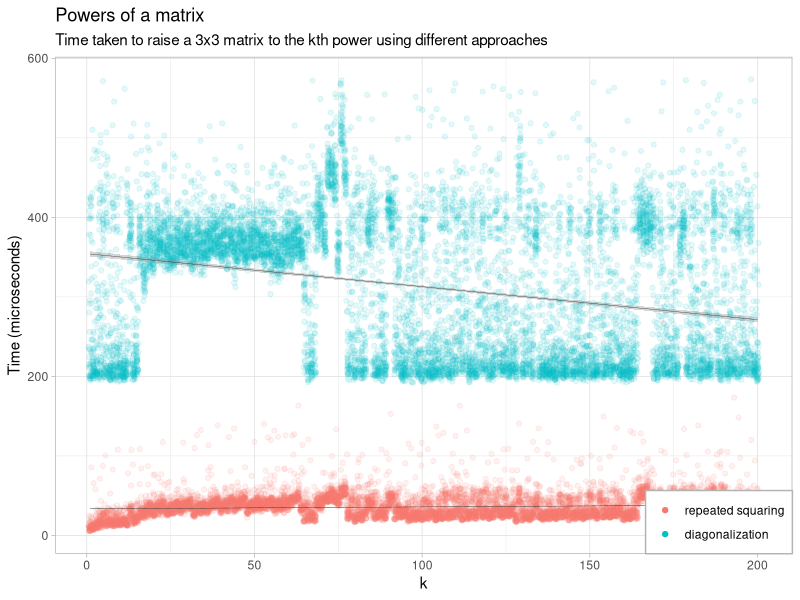
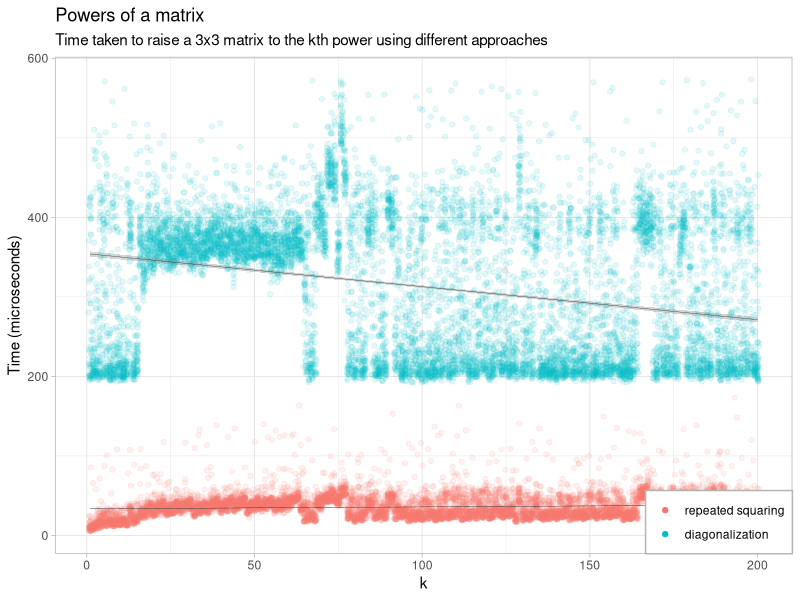

Write the R code that produced these figures, in order.
#!/usr/bin/Rscript

# Response to
# https://eric.netlify.com/2017/08/08/taking-powers-of-a-matrix-in-r/

library(tidyverse)
library(microbenchmark)

same = function(e, w) {
  eps = max(abs(e - w))
  eps == 0
}

test_properties = function(f, A) {
  list(
    "A^4 == AAAA"       = same(f(A, 4), A %*% A %*% A %*% A),
    "A^1 == A"          = same(f(A, 1), A),
    "A^0 == I"          = same(f(A, 0), diag(1, nrow(A)))
  )
}

set.seed(1)
n = 3
A = matrix(sample(10, n^2, TRUE), n, n)

pow_iter = function (A, k) {
  if(k==0) {
    diag(1, nrow(A))
  } else {
    A %*% pow_iter(A, (k-1))
  }
}

# Calculate exponentatiation by repeated squaring.
# See SICP 2nd edition, 1.2.4
# https://mitpress.mit.edu/sicp/chapter1/node15.html

pow_sq_recursive = function (A, k) {
  if(k == 0) {
    # identity
    diag(1, nrow(A))
  } else if(k %% 2 == 1) {
    A %*% pow_sq_recursive(A, k-1)
  } else {
    pow_sq_recursive(A %*% A, k %/% 2)
  }
}

# Iterative version of pow_sq_recursive
pow_sq_ = function (A, k, f) {
  if(k == 0) {
    f
  } else if(k %% 2 == 1) {
    pow_sq_(A, k-1, f %*% A)
  } else {
    pow_sq_(A %*% A, k %/% 2, f)
  }
}

pow_sq_iter = function (A, k) {
  I = diag(1, nrow(A))
  pow_sq_(A, k, I)
}

`%^%` = pow_sq_recursive

# Eric's Eigenvalue method.
# https://eric.netlify.com/2017/08/08/taking-powers-of-a-matrix-in-r/
pow_eigen = function(A, k) {
  eig = eigen(A)
  stopifnot(length(unique(eig$values)) == nrow(A))

  P = eig$vectors
  D = diag(eig$values ^ k)
  Ak = P %*% D %*% solve(P)
  Re(Ak)
}

`%^^%` = pow_eigen

print("pow_iter")
test_properties(pow_iter, A)

print("pow_sq")
test_properties(pow_sq_recursive, A)

print("pow_eigen")
test_properties(pow_eigen, A)

times = 1:200 %>%
  map_df(~
    microbenchmark(
      "repeated squaring" = A %^% .,
      "diagonalization" = A %^^% .,
      times = 50
    ) %>%
    as_data_frame() %>%
    mutate(k = .x)
  ) %>%
  filter(time < quantile(time, 0.99))

ggplot(times, aes(x = k, y = time / 1e3, group = expr)) +
  geom_jitter(aes(color = expr), alpha = 0.1) +
  geom_smooth(method = "lm", color = "black", size = 0.1) +
# geom_point(data = df_intersect) +
# geom_text(aes(label = sprintf("(%0.0f, %0.0f)", k, time)),
#           data = df_intersect, 
#           vjust = 2, hjust = 0, size = 3) +
  guides(color = guide_legend(override.aes = list(alpha = 1))) +
  theme_light() +
  theme(legend.position = c(1, 0), 
        legend.justification = c(1, 0),
        legend.background = element_rect(color = "grey70")) +
  labs(y = "Time (microseconds)", color = NULL,
       title = "Powers of a matrix",
       subtitle = paste0(
         "Time taken to raise a 3x3 matrix to the", 
         " kth power using different approaches")
       )

ggsave('pow.png')
